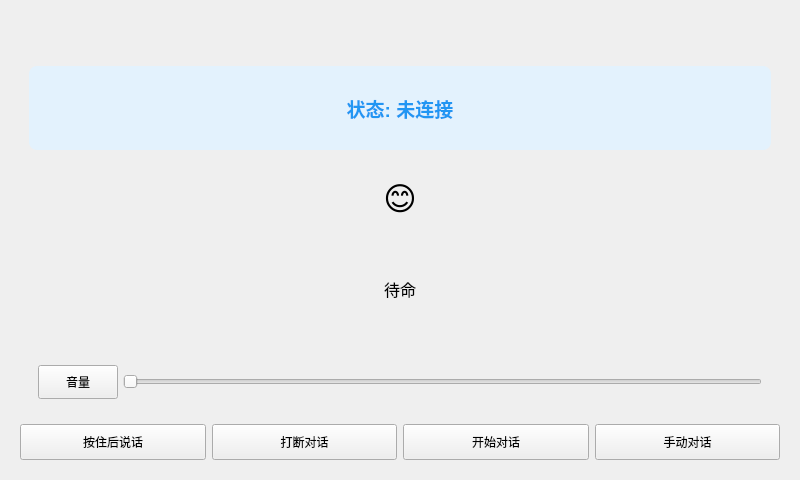
<?xml version="1.0" encoding="UTF-8"?>
<ui version="4.0">
 <class>MainWindow</class>
 <widget class="QWidget" name="MainWindow">
  <property name="geometry">
   <rect>
    <x>0</x>
    <y>0</y>
    <width>800</width>
    <height>480</height>
   </rect>
  </property>
  <property name="windowTitle">
   <string>xiaozhi-PyQt-Fluent</string>
  </property>
  <layout class="QVBoxLayout" name="verticalLayout">
   <item>
    <layout class="QHBoxLayout" name="navigation_layout">
     <property name="leftMargin">
      <number>10</number>
     </property>
     <property name="rightMargin">
      <number>10</number>
     </property>
     <item>
      <widget class="SegmentedWidget" name="nav_segment">
       <property name="minimumSize">
        <size>
         <width>180</width>
         <height>31</height>
        </size>
       </property>
      </widget>
     </item>
    </layout>
   </item>
   <item>
    <widget class="QStackedWidget" name="stackedWidget">
     <property name="currentIndex">
      <number>0</number>
     </property>
     <widget class="QWidget" name="mainPage">
      <layout class="QVBoxLayout" name="mainPageLayout">
       <item>
        <widget class="CardWidget" name="status_card">
         <property name="sizePolicy">
          <sizepolicy hsizetype="Preferred" vsizetype="Expanding">
           <horstretch>0</horstretch>
           <verstretch>0</verstretch>
          </sizepolicy>
         </property>
         <layout class="QVBoxLayout" name="card_layout">
          <item>
           <widget class="QLabel" name="status_label">
            <property name="font">
             <font>
              <family>Microsoft YaHei UI</family>
              <pointsize>14</pointsize>
              <weight>75</weight>
              <bold>true</bold>
             </font>
            </property>
            <property name="styleSheet">
             <string notr="true">color: #2196F3;
                     padding: 10px;
                     background-color: #E3F2FD;
                     border-radius: 8px;</string>
            </property>
            <property name="text">
             <string>状态: 未连接</string>
            </property>
            <property name="alignment">
             <set>Qt::AlignCenter</set>
            </property>
           </widget>
          </item>
          <item>
           <widget class="QLabel" name="emotion_label">
            <property name="font">
             <font>
              <pointsize>24</pointsize>
             </font>
            </property>
            <property name="styleSheet">
             <string>margin: 15px;</string>
            </property>
            <property name="text">
             <string>😊</string>
            </property>
            <property name="alignment">
             <set>Qt::AlignCenter</set>
            </property>
           </widget>
          </item>
          <item>
           <widget class="QLabel" name="tts_text_label">
            <property name="font">
             <font>
              <pointsize>12</pointsize>
             </font>
            </property>
            <property name="styleSheet">
             <string notr="true"/>
            </property>
            <property name="text">
             <string>待命</string>
            </property>
            <property name="alignment">
             <set>Qt::AlignCenter</set>
            </property>
            <property name="wordWrap">
             <bool>true</bool>
            </property>
           </widget>
          </item>
         </layout>
        </widget>
       </item>
       <item>
        <widget class="CardWidget" name="mic_visualizer_card">
         <property name="minimumSize">
          <size>
           <width>0</width>
           <height>70</height>
          </size>
         </property>
         <property name="maximumSize">
          <size>
           <width>16777215</width>
           <height>72</height>
          </size>
         </property>
         <layout class="QVBoxLayout" name="mic_visualizer_layout">
          <property name="spacing">
           <number>0</number>
          </property>
          <property name="leftMargin">
           <number>18</number>
          </property>
          <property name="topMargin">
           <number>5</number>
          </property>
          <property name="rightMargin">
           <number>18</number>
          </property>
          <property name="bottomMargin">
           <number>5</number>
          </property>
          <item>
           <widget class="QStackedWidget" name="audio_control_stack">
            <property name="currentIndex">
             <number>0</number>
            </property>
            <widget class="QWidget" name="volume_page">
             <layout class="QHBoxLayout" name="volume_layout">
              <property name="spacing">
               <number>5</number>
              </property>
              <property name="leftMargin">
               <number>0</number>
              </property>
              <property name="topMargin">
               <number>0</number>
              </property>
              <property name="rightMargin">
               <number>0</number>
              </property>
              <property name="bottomMargin">
               <number>0</number>
              </property>
              <item>
               <widget class="PushButton" name="mute">
                <property name="minimumSize">
                 <size>
                  <width>72</width>
                  <height>34</height>
                 </size>
                </property>
                <property name="text">
                 <string>音量</string>
                </property>
               </widget>
              </item>
              <item>
               <widget class="Slider" name="volume_scale">
                <property name="orientation">
                 <enum>Qt::Horizontal</enum>
                </property>
               </widget>
              </item>
             </layout>
            </widget>
            <widget class="QWidget" name="mic_page">
             <layout class="QVBoxLayout" name="mic_page_layout">
              <property name="spacing">
               <number>0</number>
              </property>
              <property name="leftMargin">
               <number>0</number>
              </property>
              <property name="topMargin">
               <number>0</number>
              </property>
              <property name="rightMargin">
               <number>0</number>
              </property>
              <property name="bottomMargin">
               <number>0</number>
              </property>
              <item>
               <widget class="QWidget" name="mic_visualizer_widget" native="true">
                <property name="minimumSize">
                 <size>
                  <width>0</width>
                  <height>50</height>
                 </size>
                </property>
                <property name="styleSheet">
                 <string notr="true">border-radius: 8px;</string>
                </property>
               </widget>
              </item>
             </layout>
            </widget>
           </widget>
          </item>
         </layout>
        </widget>
       </item>
       <item>
        <layout class="QHBoxLayout" name="button_layout">
         <item>
          <widget class="PushButton" name="manual_btn">
           <property name="minimumSize">
            <size>
             <width>0</width>
             <height>36</height>
            </size>
           </property>
           <property name="text">
            <string>按住后说话</string>
           </property>
          </widget>
         </item>
         <item>
          <widget class="PushButton" name="abort_btn">
           <property name="minimumSize">
            <size>
             <width>0</width>
             <height>36</height>
            </size>
           </property>
           <property name="text">
            <string>打断对话</string>
           </property>
          </widget>
         </item>
         <item>
          <widget class="PushButton" name="auto_btn">
           <property name="minimumSize">
            <size>
             <width>0</width>
             <height>36</height>
            </size>
           </property>
           <property name="text">
            <string>开始对话</string>
           </property>
          </widget>
         </item>
         <item>
          <widget class="PushButton" name="mode_btn">
           <property name="minimumSize">
            <size>
             <width>0</width>
             <height>36</height>
            </size>
           </property>
           <property name="text">
            <string>手动对话</string>
           </property>
          </widget>
         </item>
        </layout>
       </item>
      </layout>
     </widget>
     <widget class="QWidget" name="iotPage">
      <layout class="QVBoxLayout" name="historyPageLayout">
       <item>
        <widget class="CardWidget" name="history_card">
         <layout class="QVBoxLayout" name="history_layout">
          <item>
           <widget class="QLabel" name="history_title">
            <property name="font">
             <font>
              <pointsize>14</pointsize>
              <weight>75</weight>
              <bold>true</bold>
             </font>
            </property>
            <property name="text">
             <string>暂无IOT设备</string>
            </property>
            <property name="alignment">
             <set>Qt::AlignCenter</set>
            </property>
           </widget>
          </item>
         </layout>
        </widget>
       </item>
      </layout>
     </widget>
     <widget class="QWidget" name="settingPage">
      <layout class="QVBoxLayout" name="settingPageLayout">
       <item>
        <widget class="CardWidget" name="setting_card">
         <layout class="QVBoxLayout" name="setting_layout">
          <property name="spacing">
           <number>5</number>
          </property>
          <property name="leftMargin">
           <number>16</number>
          </property>
          <property name="topMargin">
           <number>10</number>
          </property>
          <property name="rightMargin">
           <number>16</number>
          </property>
          <property name="bottomMargin">
           <number>10</number>
          </property>
          <item>
           <spacer name="verticalSpacer_2">
            <property name="orientation">
             <enum>Qt::Vertical</enum>
            </property>
            <property name="sizeHint" stdset="0">
             <size>
              <width>20</width>
              <height>40</height>
             </size>
            </property>
           </spacer>
          </item>
          <item>
           <widget class="QLabel" name="setting_title">
            <property name="font">
             <font>
              <pointsize>18</pointsize>
              <weight>75</weight>
              <bold>true</bold>
             </font>
            </property>
            <property name="text">
             <string>参数配置</string>
            </property>
            <property name="alignment">
             <set>Qt::AlignCenter</set>
            </property>
            <property name="bottomMargin" stdset="0">
             <number>10</number>
            </property>
           </widget>
          </item>
          <item>
           <spacer name="verticalSpacer">
            <property name="orientation">
             <enum>Qt::Vertical</enum>
            </property>
            <property name="sizeHint" stdset="0">
             <size>
              <width>20</width>
              <height>40</height>
             </size>
            </property>
           </spacer>
          </item>
          <item>
           <layout class="QHBoxLayout" name="wakeWordEnableLayout">
            <item>
             <widget class="QLabel" name="wakeWordEnableLabel">
              <property name="text">
               <string>启用唤醒词唤醒:</string>
              </property>
             </widget>
            </item>
            <item>
             <widget class="SwitchButton" name="wakeWordEnableSwitch">
              <property name="onText">
               <string>开</string>
              </property>
              <property name="offText">
               <string>关</string>
              </property>
             </widget>
            </item>
            <item>
             <spacer name="horizontalSpacer_WakeEnable">
              <property name="orientation">
               <enum>Qt::Horizontal</enum>
              </property>
              <property name="sizeHint" stdset="0">
               <size>
                <width>40</width>
                <height>20</height>
               </size>
              </property>
             </spacer>
            </item>
           </layout>
          </item>
          <item>
           <layout class="QVBoxLayout" name="wakeWordsEditLayout">
            <property name="spacing">
             <number>5</number>
            </property>
            <property name="topMargin">
             <number>10</number>
            </property>
            <item>
             <widget class="QLabel" name="wakeWordsLabel">
              <property name="text">
               <string>唤醒词 (多个唤醒词请用英文逗号 ',' 分隔):</string>
              </property>
             </widget>
            </item>
            <item>
             <widget class="LineEdit" name="wakeWordsLineEdit"/>
            </item>
           </layout>
          </item>
          <item>
           <spacer name="verticalSpacer_Group1">
            <property name="orientation">
             <enum>Qt::Vertical</enum>
            </property>
            <property name="sizeType">
             <enum>QSizePolicy::Fixed</enum>
            </property>
            <property name="sizeHint" stdset="0">
             <size>
              <width>20</width>
              <height>15</height>
             </size>
            </property>
           </spacer>
          </item>
          <item>
           <layout class="QFormLayout" name="formLayout">
            <item row="0" column="0">
             <widget class="QLabel" name="deviceIdLabel">
              <property name="text">
               <string>Device ID:</string>
              </property>
             </widget>
            </item>
            <item row="0" column="1">
             <widget class="LineEdit" name="deviceIdLineEdit"/>
            </item>
            <item row="1" column="0">
             <widget class="QLabel" name="websocketUrlLabel">
              <property name="text">
               <string>API接口地址:</string>
              </property>
             </widget>
            </item>
            <item row="1" column="1">
             <widget class="QWidget" name="wsUrlContainerWidget" native="true">
              <layout class="QHBoxLayout" name="wsUrlInnerLayout">
               <property name="leftMargin">
                <number>0</number>
               </property>
               <property name="topMargin">
                <number>0</number>
               </property>
               <property name="rightMargin">
                <number>0</number>
               </property>
               <property name="bottomMargin">
                <number>0</number>
               </property>
               <item>
                <widget class="ComboBox" name="wsProtocolComboBox">
                 <property name="sizePolicy">
                  <sizepolicy hsizetype="Minimum" vsizetype="Fixed">
                   <horstretch>0</horstretch>
                   <verstretch>0</verstretch>
                  </sizepolicy>
                 </property>
                </widget>
               </item>
               <item>
                <widget class="LineEdit" name="wsAddressLineEdit">
                 <property name="sizePolicy">
                  <sizepolicy hsizetype="Expanding" vsizetype="Fixed">
                   <horstretch>1</horstretch>
                   <verstretch>0</verstretch>
                  </sizepolicy>
                 </property>
                </widget>
               </item>
              </layout>
             </widget>
            </item>
            <item row="2" column="0">
             <widget class="QLabel" name="websocketTokenLabel">
              <property name="text">
               <string>Access Token:</string>
              </property>
             </widget>
            </item>
            <item row="2" column="1">
             <widget class="LineEdit" name="wsTokenLineEdit"/>
            </item>
           </layout>
          </item>
          <item>
           <spacer name="verticalSpacer_Group2">
            <property name="orientation">
             <enum>Qt::Vertical</enum>
            </property>
            <property name="sizeType">
             <enum>QSizePolicy::Fixed</enum>
            </property>
            <property name="sizeHint" stdset="0">
             <size>
              <width>20</width>
              <height>20</height>
             </size>
            </property>
           </spacer>
          </item>
          <item>
           <widget class="PushButton" name="saveSettingsButton">
            <property name="text">
             <string>保存设置</string>
            </property>
           </widget>
          </item>
          <item>
           <spacer name="verticalSpacer_Bottom">
            <property name="orientation">
             <enum>Qt::Vertical</enum>
            </property>
            <property name="sizeType">
             <enum>QSizePolicy::Fixed</enum>
            </property>
            <property name="sizeHint" stdset="0">
             <size>
              <width>20</width>
              <height>8</height>
             </size>
            </property>
           </spacer>
          </item>
         </layout>
        </widget>
       </item>
      </layout>
     </widget>
    </widget>
   </item>
  </layout>
 </widget>
 <customwidgets>
  <customwidget>
   <class>ComboBox</class>
   <extends>QPushButton</extends>
   <header>qfluentwidgets</header>
  </customwidget>
  <customwidget>
   <class>PushButton</class>
   <extends>QPushButton</extends>
   <header>qfluentwidgets</header>
  </customwidget>
  <customwidget>
   <class>SwitchButton</class>
   <extends>QWidget</extends>
   <header>qfluentwidgets</header>
  </customwidget>
  <customwidget>
   <class>Slider</class>
   <extends>QSlider</extends>
   <header>qfluentwidgets</header>
  </customwidget>
  <customwidget>
   <class>CardWidget</class>
   <extends>QFrame</extends>
   <header>qfluentwidgets</header>
   <container>1</container>
  </customwidget>
  <customwidget>
   <class>Pivot</class>
   <extends>QWidget</extends>
   <header>qfluentwidgets</header>
  </customwidget>
  <customwidget>
   <class>SegmentedWidget</class>
   <extends>Pivot</extends>
   <header>qfluentwidgets</header>
  </customwidget>
  <customwidget>
   <class>LineEdit</class>
   <extends>QLineEdit</extends>
   <header>qfluentwidgets</header>
  </customwidget>
 </customwidgets>
 <resources/>
 <connections/>
</ui>
